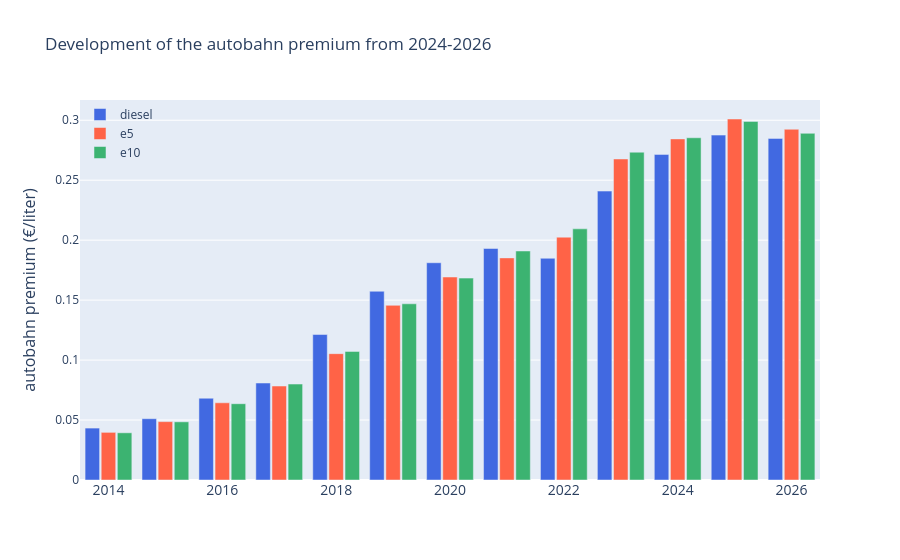

Here is the notebook cell this chart was saved with:
### Code cell
plot_autobahn_premium_barchart(summary_df)
